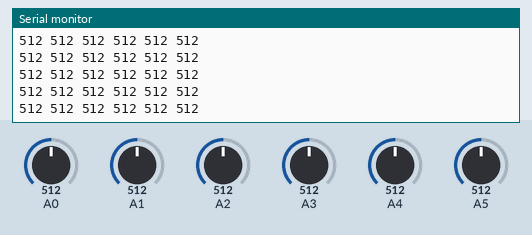
The sketch below on a simulated Arduino Uno, built with avr-gcc and run on an emulated ATmega328P. On the bench: the last lines printed to the serial monitor. Inputs (shaded band) come from the test bench; at power-on: A0 = 512, A3 = 512, A1 = 512, A2 = 512, A4 = 512, A5 = 512.

Above: at 1.2 s.
1.3 s: A0 set to 108
At 2.2 s:
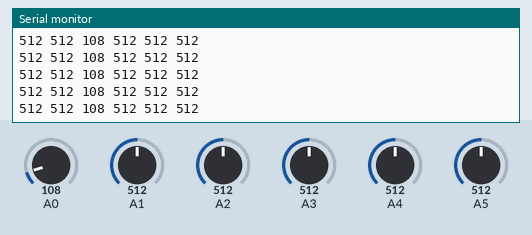
4.3 s: A0 set to 89
At 5.2 s:
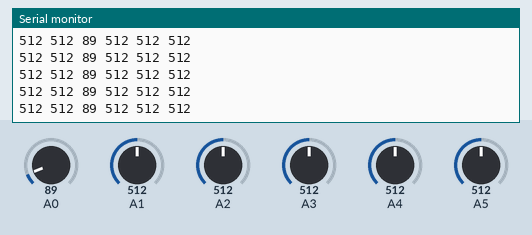
11.8 s: A3 set to 110
At 12.8 s:
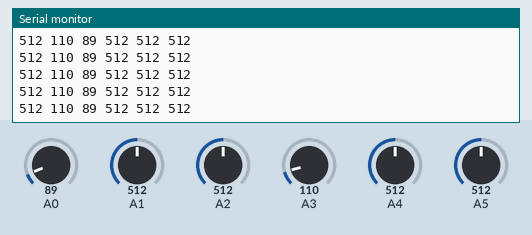
13.3 s: A3 set to 91
At 14.3 s:
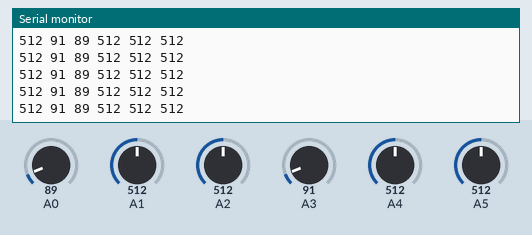
Timing chart, 0 to 15.8 s (numbered marks = the images above; inputs shaded):
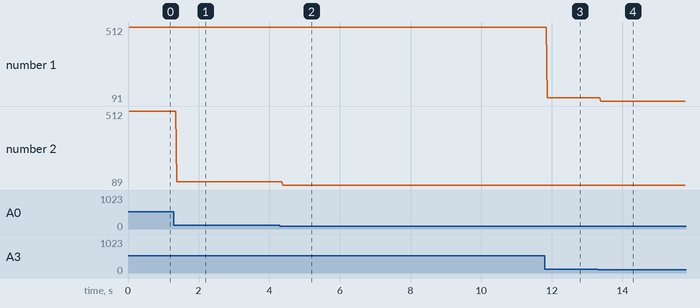

The sketch:

leftNoBluetooth.ino
```cpp
// Sends data over serial port from left hand
void setup() {
  Serial.begin(9600);
  Serial.println("Setup Done");
}

void loop() {

  // code for force sensitive resistor
  Serial.print(analogRead(A0));
  Serial.print(" ");
  Serial.print(analogRead(A1));
  Serial.print(" ");
  Serial.print(analogRead(A4));
  Serial.print(" ");
  Serial.print(analogRead(A5));
  Serial.println(" ");

  // flex sensor code
  Serial.print(analogRead(A2));
  Serial.print(" ");
  Serial.print(analogRead(A3));
  Serial.print(" ");

}
```

Measured:
- after the input at 1.3 s, the serial monitor: prints a new line after 0.08 s (image 1)
- after the input at 4.3 s, the serial monitor: prints a new line after 0.08 s (image 2)
- after the input at 11.8 s, the serial monitor: prints a new line after 0.07 s (image 3)
- after the input at 13.3 s, the serial monitor: prints a new line after 0.08 s (image 4)
- plotted number 1: 512 → 110 after the input at 11.8 s, 110 → 91 after the input at 13.3 s
- plotted number 2: 512 → 108 after the input at 1.3 s, 108 → 89 after the input at 4.3 s
